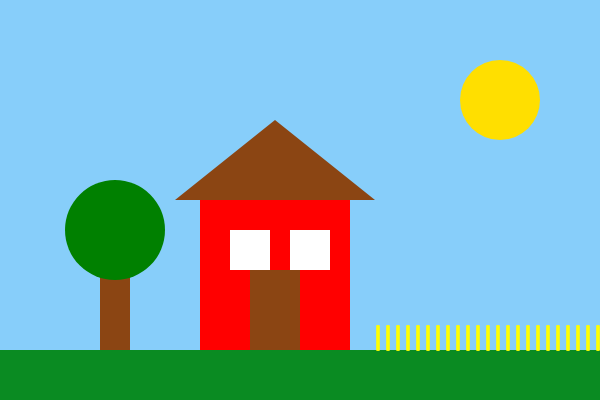
Frame 1 (no input)
Frame 60 (no input): identical to frame 1, image omitted
Frame 120 (the mouse pressed at the canvas centre since frame 60): identical to frame 1, image omitted

The p5.js sketch that drew this single still picture (run headless with seeded random() and noise() and a simulated clock; from frame 60 on, the mouse is pressed at the canvas centre):

// p5.js sketch
// ── sketch.js
let plantaTamanho = 0; // tamanho inicial da plantação
let crescendo = false; // se a plantação está crescendo ou não
let tempoInicio = 0; // para controlar o tempo de crescimento

function setup() {
  createCanvas(600, 400);
}

function draw() {
  background(135, 206, 250); // cor do céu

  // Desenhando o sol
  fill(255, 223, 0);
  noStroke();
  ellipse(500, 100, 80, 80); // Sol

  // Grama
  fill(10, 139, 34);
  rect(0, height - 50, width, 50); // Grama

  // Casa
  fill(255, 0, 0); // cor da casa
  rect(200, 200, 150, 150); // corpo da casa
  fill(139, 69, 19); // cor do telhado
  triangle(175, 200, 375, 200, 275, 120); // telhado
  fill(139, 69, 19); // porta da casa
  rect(250, 270, 50, 80); // porta
  fill(255); // janelas
  rect(230, 230, 40, 40); // janela esquerda
  rect(290, 230, 40, 40); // janela direita

  // Árvore
  fill(139, 69, 19);
  rect(100, 250, 30, 100); // tronco
  fill(0, 128, 0);
  ellipse(115, 230, 100, 100); // copa da árvore

  // Plantação no chão
  desenharPlantacao();

  // Se a planta está crescendo, aumenta o tamanho da plantação
  if (crescendo) {
    if (millis() - tempoInicio < 5000) { // Cresce por 5 segundos
      plantaTamanho += 0.8;
    } else {
      // Depois de 5 segundos, volta ao tamanho inicial
      plantaTamanho = 7;
      crescendo = 0;
    }
  }
}

// Função para desenhar a plantação
function desenharPlantacao() {
  fill(255, 255, 0 ); // cor da plantação (amarelo)

    
  let yPosicaoPlantacao = height - 75 - plantaTamanho; // a plantação começa em cima da grama

  for (let x = 378; x < width; x += 10) {
    for (let y = height - 50; y > yPosicaoPlantacao; y -= 1) {
      ellipse(x, y, 4, -2); // desenha cada planta (como círculos)
    }
  }
}

// Detecta quando a tecla espaço é apertada
function keyPressed() {
  if (key === ' ') {
    if (!crescendo) {
      tempoInicio = millis(); // armazena o tempo inicial
      crescendo = true; // começa a crescer
    }
  }
}
